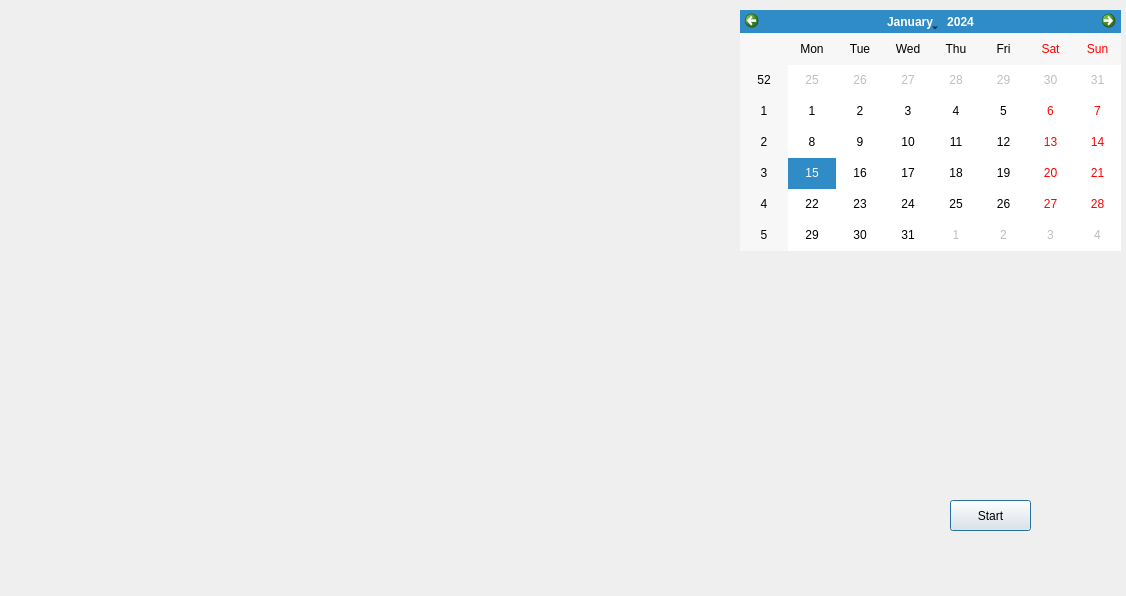
<?xml version="1.0" encoding="UTF-8"?>
<ui version="4.0">
 <class>Dialog</class>
 <widget class="QDialog" name="Dialog">
  <property name="geometry">
   <rect>
    <x>0</x>
    <y>0</y>
    <width>1126</width>
    <height>596</height>
   </rect>
  </property>
  <property name="windowTitle">
   <string>Dialog</string>
  </property>
  <widget class="QPushButton" name="START">
   <property name="geometry">
    <rect>
     <x>950</x>
     <y>500</y>
     <width>81</width>
     <height>31</height>
    </rect>
   </property>
   <property name="autoFillBackground">
    <bool>true</bool>
   </property>
   <property name="text">
    <string>Start</string>
   </property>
  </widget>
  <widget class="QCalendarWidget" name="calendarWidget">
   <property name="geometry">
    <rect>
     <x>740</x>
     <y>10</y>
     <width>381</width>
     <height>241</height>
    </rect>
   </property>
  </widget>
 </widget>
 <resources/>
 <connections/>
</ui>
